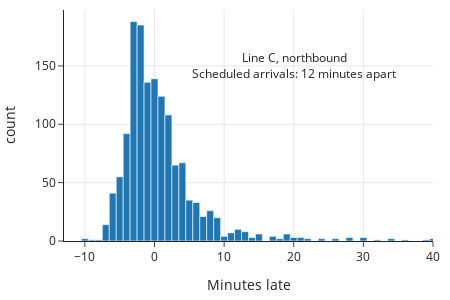

Source (notebook cell):
### Markdown cell above
So far, we have examined the distribution of the number of minutes the bus is late. We create another histogram of this delay for the subset of data that we are analyzing (northbound C line stops that are scheduled to arrive 12 minutes after the previous bus):

### Code cell
fig = px.histogram(bus_c_n_12, x='minutes_late',
                   labels={'minutes_late':'Minutes late'},
                   nbins=120, width=450, height=300)

fig.add_annotation(x=20, y=150,  showarrow=False,
  text="Line C, northbound<br>Scheduled arrivals: 12 minutes apart" )
fig.update_xaxes(range=[-13, 40])
fig.show()

### Figure 1 — Plotly figure (JSON) as saved in the notebook; plotly's stock layout.template omitted (floating-point values rounded to 4 significant figures; data arrays with more than 128 entries replaced by an {"elided": "..."} marker saying what was removed)
{"data": [{"alignmentgroup": "True", "bingroup": "x", "hovertemplate": "Minutes late=%{x}<br>count=%{y}<extra></extra>", "legendgroup": "", "marker": {"color": "#1F77B4", "pattern": {"shape": ""}}, "name": "", "nbinsx": 120, "offsetgroup": "", "orientation": "v", "showlegend": false, "type": "histogram", "x": {"elided": "1434 float values"}, "xaxis": "x", "yaxis": "y"}], "layout": {"annotations": [{"showarrow": false, "text": "Line C, northbound<br>Scheduled arrivals: 12 minutes apart", "x": 20, "y": 150}], "barmode": "relative", "height": 300, "legend": {"tracegroupgap": 0}, "width": 450, "xaxis": {"anchor": "y", "domain": [0, 1], "range": [-13, 40], "title": {"text": "Minutes late"}, "type": "linear"}, "yaxis": {"anchor": "x", "autorange": true, "domain": [0, 1], "range": [0, 197.9], "title": {"text": "count"}}}}
